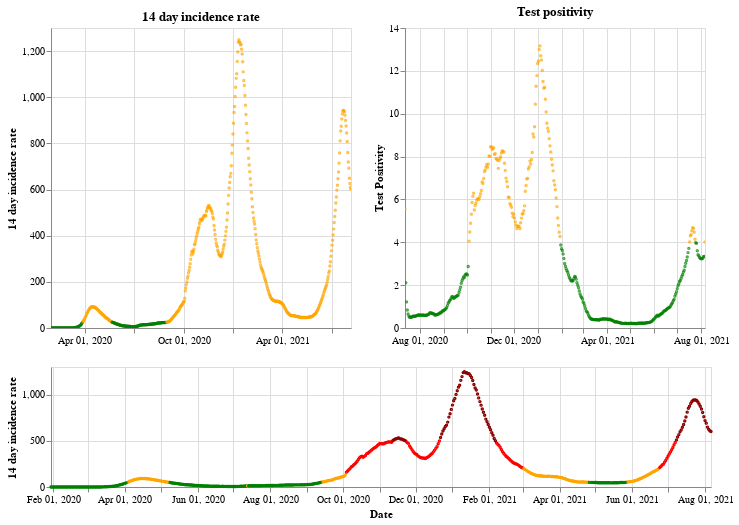

Notebook cell for this chart:
### Markdown cell above
## England

### Code cell
plot_traffic_light('England')

### Figure 1 — Vega-Lite specification as saved in the notebook (floating-point values rounded to 4 significant figures; data arrays with more than 128 entries replaced by an {"elided": "..."} marker saying what was removed)
{"config": {"view": {"continuousWidth": 400, "continuousHeight": 300}}, "vconcat": [{"hconcat": [{"mark": {"type": "point", "size": 2}, "encoding": {"color": {"condition": {"value": "green", "test": "(datum.twoWeeklyCasesRate <= 25)"}, "value": "orange"}, "tooltip": [{"type": "nominal", "field": "areaName"}, {"type": "temporal", "field": "date"}, {"type": "quantitative", "field": "twoWeeklyCasesRate"}, {"type": "quantitative", "field": "testPositivity"}], "x": {"type": "temporal", "axis": {"title": ""}, "field": "date", "scale": {"domain": {"selection": "DateBrush"}}, "timeUnit": "yearmonthdate"}, "y": {"type": "quantitative", "axis": {"title": "14 day incidence rate"}, "field": "twoWeeklyCasesRate"}}, "title": "14 day incidence rate", "width": 300}, {"mark": {"type": "point", "size": 2}, "encoding": {"color": {"condition": {"value": "green", "test": "(datum.testPositivity <= 4)"}, "value": "orange"}, "tooltip": [{"type": "nominal", "field": "areaName"}, {"type": "temporal", "field": "date"}, {"type": "quantitative", "field": "twoWeeklyCasesRate"}, {"type": "quantitative", "field": "testPositivity"}], "x": {"type": "temporal", "axis": {"title": ""}, "field": "date", "scale": {"domain": {"selection": "DateBrush"}}, "timeUnit": "yearmonthdate"}, "y": {"type": "quantitative", "axis": {"title": "Test Positivity"}, "field": "testPositivity"}}, "title": "Test positivity", "width": 300}]}, {"layer": [{"mark": {"type": "point", "size": 2}, "encoding": {"color": {"condition": {"value": "orange", "test": "(((datum.testPositivity < 4) && (datum.twoWeeklyCasesRate >= 50)) && (datum.twoWeeklyCasesRate < 200))"}, "value": "red"}, "opacity": {"condition": {"value": 1, "test": "((datum.twoWeeklyCasesRate >= 50) && (datum.twoWeeklyCasesRate < 500))"}, "value": 0}, "tooltip": [{"type": "nominal", "field": "areaName"}, {"type": "temporal", "field": "date"}, {"type": "quantitative", "field": "twoWeeklyCasesRate"}, {"type": "quantitative", "field": "testPositivity"}], "x": {"type": "temporal", "axis": {"title": "Date"}, "field": "date", "timeUnit": "yearmonthdate"}, "y": {"type": "quantitative", "axis": {"title": "14 day incidence rate"}, "field": "twoWeeklyCasesRate"}}, "selection": {"DateBrush": {"type": "interval", "encodings": ["x"], "fields": ["Time"]}}}, {"mark": {"type": "point", "size": 2}, "encoding": {"color": {"value": "darkred"}, "opacity": {"condition": {"value": 1, "test": "(datum.twoWeeklyCasesRate >= 500)"}, "value": 0}, "tooltip": [{"type": "nominal", "field": "areaName"}, {"type": "temporal", "field": "date"}, {"type": "quantitative", "field": "twoWeeklyCasesRate"}, {"type": "quantitative", "field": "testPositivity"}], "x": {"type": "temporal", "axis": {"title": "Date"}, "field": "date", "timeUnit": "yearmonthdate"}, "y": {"type": "quantitative", "axis": {"title": "14 day incidence rate"}, "field": "twoWeeklyCasesRate"}}}, {"mark": {"type": "point", "size": 2}, "encoding": {"color": {"condition": {"value": "green", "test": "((datum.testPositivity < 4) && (datum.twoWeeklyCasesRate < 50))"}, "value": "orange"}, "opacity": {"condition": {"value": 1, "test": "(datum.twoWeeklyCasesRate < 50)"}, "value": 0}, "tooltip": [{"type": "nominal", "field": "areaName"}, {"type": "temporal", "field": "date"}, {"type": "quantitative", "field": "twoWeeklyCasesRate"}, {"type": "quantitative", "field": "testPositivity"}], "x": {"type": "temporal", "axis": {"title": "Date"}, "field": "date", "timeUnit": "yearmonthdate"}, "y": {"type": "quantitative", "axis": {"title": "14 day incidence rate"}, "field": "twoWeeklyCasesRate"}}}], "height": 120, "width": 660}], "data": {"name": "data-cde7f4196c048c0dd0ba8fd68c3d5a98"}, "$schema": "https://vega.github.io/schema/vega-lite/v4.8.1.json", "datasets": {"data-cde7f4196c048c0dd0ba8fd68c3d5a98": {"elided": "555 records"}}}
